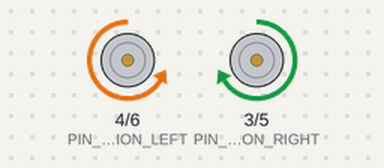
Simulated run of this sketch. Board: Arduino Uno, built with avr-gcc and run on an emulated ATmega328P. Parts: direction and speed pins drawn as motors (green arrow = direction pin HIGH = forward, orange = LOW = backward, longer = more drive).

Above: at 0.5 s.
At 1.5 s:
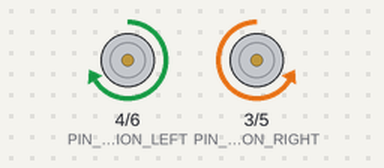
At 2.5 s:
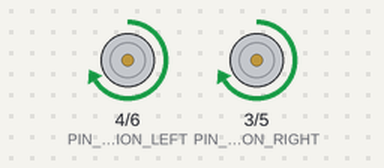
At 5.0 s:
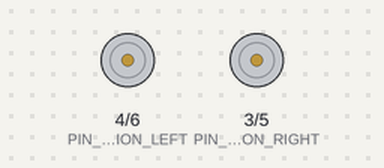
Timing chart, 0 to 7.8 s (numbered marks = the images above):
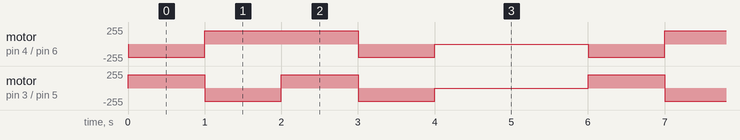

Measured:
- by itself, motor on pin 4 (PIN_DIRECTION_LEFT) / pin 6 (PIN_MOTOR_PWM_LEFT): repeats every 6.0 s: forward 200/255 2.0 s, backward 200/255 1.0 s, stopped 2.0 s, backward 200/255 1.0 s
- by itself, motor on pin 3 (PIN_DIRECTION_RIGHT) / pin 5 (PIN_MOTOR_PWM_RIGHT): repeats every 6.0 s: backward 200/255 1.0 s, forward 200/255 1.0 s, backward 200/255 1.0 s, stopped 2.0 s, forward 200/255 1.0 s

The sketch:

01.1.3_Car_Move_and_Turn.ino
```cpp
/**********************************************************************
  Product     : Freenove 4WD Car for UNO
  Auther      : www.freenove.com
  Modification: 2019/08/03
**********************************************************************/
#define MOTOR_DIRECTION     0 //If the direction is reversed, change 0 to 1
#define PIN_DIRECTION_RIGHT 3
#define PIN_DIRECTION_LEFT  4
#define PIN_MOTOR_PWM_RIGHT 5
#define PIN_MOTOR_PWM_LEFT  6

void setup() {
  pinMode(PIN_DIRECTION_LEFT, OUTPUT);
  pinMode(PIN_MOTOR_PWM_LEFT, OUTPUT);
  pinMode(PIN_DIRECTION_RIGHT, OUTPUT);
  pinMode(PIN_MOTOR_PWM_RIGHT, OUTPUT);
}

void loop() {
  //Move forward
  motorRun(200, 200);
  delay(1000);

  //Move back
  motorRun(-200, -200);
  delay(1000);

  //Turn left
  motorRun(-200, 200);
  delay(1000);

  //Turn right
  motorRun(200, -200);
  delay(1000);

  //Stop
  motorRun(0, 0);
  delay(2000);
}

void motorRun(int speedl, int speedr) {
  int dirL = 0, dirR = 0;
  if (speedl > 0) {
    dirL = 0 ^ MOTOR_DIRECTION;
  } else {
    dirL = 1 ^ MOTOR_DIRECTION;
    speedl = -speedl;
  }

  if (speedr > 0) {
    dirR = 1 ^ MOTOR_DIRECTION;
  } else {
    dirR = 0 ^ MOTOR_DIRECTION;
    speedr = -speedr;
  }
  digitalWrite(PIN_DIRECTION_LEFT, dirL);
  digitalWrite(PIN_DIRECTION_RIGHT, dirR);
  analogWrite(PIN_MOTOR_PWM_LEFT, speedl);
  analogWrite(PIN_MOTOR_PWM_RIGHT, speedr);
}
```
